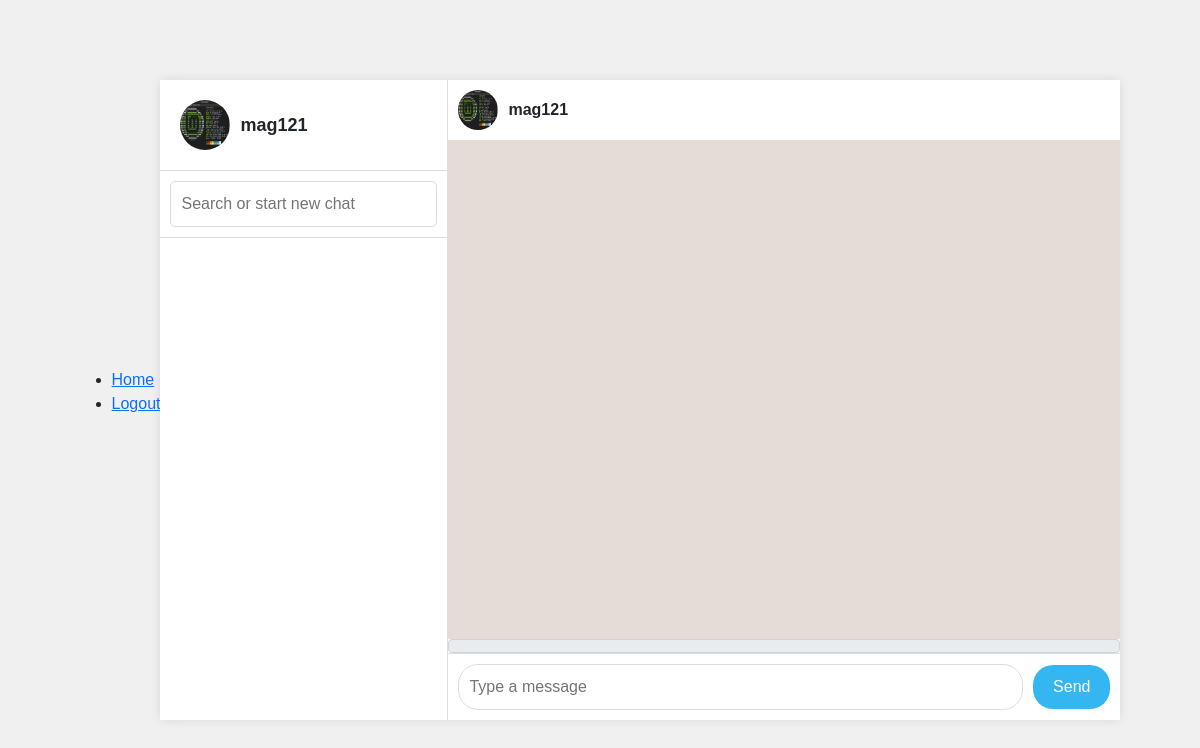
The app's page /chat/Icon (signed in), older data.
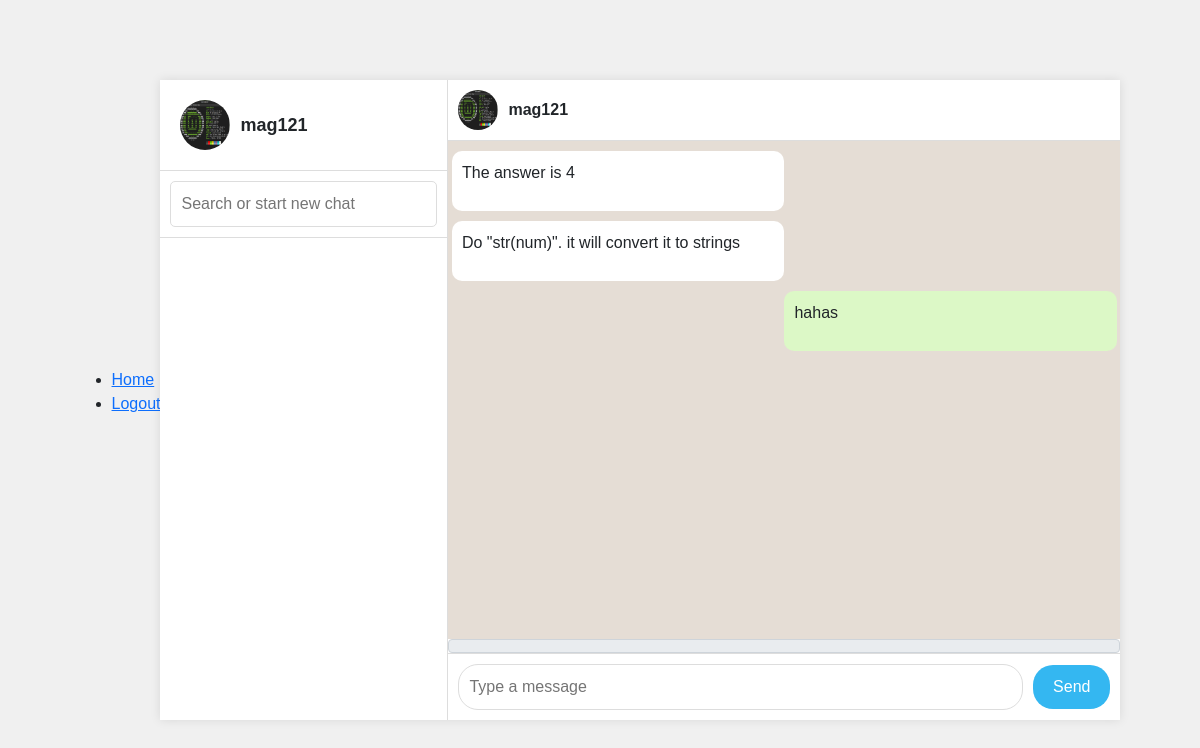
The same page, newer data.
### chatapp/models.py (models this page shows, shortened)
class RoomChat(models.Model):
    mID = ShortUUIDField(primary_key=True, unique=True, editable=False)
    room = models.ForeignKey(Room, on_delete=models.CASCADE)
    author = models.ForeignKey(Profile, on_delete=models.SET_NULL, null=True)
    content = models.CharField(max_length=300, blank=False)
    image = ResizedImageField(blank=True, null=True, quality=70, upload_to="media/chats/images")
    file = models.FileField(blank=True, null=True, upload_to='media/chats/files')
    created_at = models.DateTimeField(auto_now_add=True)

### chatapp/views.py (the view, shortened to what this page needs)
# urls.py: path('chat/<str:pk>', views.chat, name='chat'),
@login_required(login_url='signin')
def chat(request, pk):
    room = Room.objects.get(room_name=pk)
    members = room.members.all()
    chats = RoomChat.objects.filter(room=room)
    if request.user.profile in members:
        context = {
        "room": room,
        "chats": chats,
        "members": members,
        "user": request.user,
        }
        return render(request, 'chat.html', context)
    else:
        return redirect('home')

### chatapp/templates/chat.html (shortened to what this page needs)
{% extends 'base.html' %}
{% load static %}
{% block content %}
<link rel="stylesheet" href="{% static 'styles.css' %}">
<div class="app-container">
    <div class="sidebar">
        <div class="profile-section">
            {% if user.profile.avatar %}
            <img src="{{ user.profile.avatar.url }}" alt="Profile" class="profile-pic">
            {% endif %}
            <span class="username">{{ user.username }}</span>
        </div>
        <div class="search-bar">
            <input type="text" placeholder="Search or start new chat">
        </div>
        <div class="chat-list">
        </div>
    </div>
    <div class="chat-window">
        <div class="chat-header">
            {% if user.profile.avatar %}
            <img src="{{ user.profile.avatar.url }}" alt="Contact" class="contact-pic">
            {% endif %}
            <span class="contact-name">{{ user.username }} </span>
        </div>
        <div class="chat-messages">
            {% for chat in chats %}
            {% if chat.author == user.profile %}
            <div class="message sent" style="margin-right: -1%; margin-left: 50%;">
                <p>{{ chat.content }}</p>
            </div>
            {% else %}
            <div class="message received" style="margin-left: -1%; margin-right: 50%;">
                <p>{{ chat.content }}</p>
            </div>
            {% endif %}
            {% endfor %}
        </div>
        <form action="{% url 'chat' room.room_name %}" method="post" enctype="multipart/form-data">
            <span class="input-group-text attach_btn">
            </span>
            <div class="message-input">
                <input name="content" type="text" placeholder="Type a message" required>
                <button type="submit">Send</button>
            </div>
        </form>
    </div>
</div>
{% endblock %}

Row changes from the older to the newer data that the page shows:
added RoomChat: content "The answer is 4"
added RoomChat: content "Do \"str(num)\". it will convert it to strings"
added RoomChat: content "hahas"
